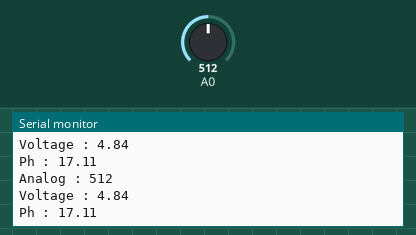
The sketch below on a simulated Arduino Uno, built with avr-gcc and run on an emulated ATmega328P. Shown: the last lines printed to the serial monitor. Inputs (shaded band) come from the test bench; at power-on: A0 = 512.

Above: at 1.3 s.
1.4 s: A0 set to 716
At 1.83 s:
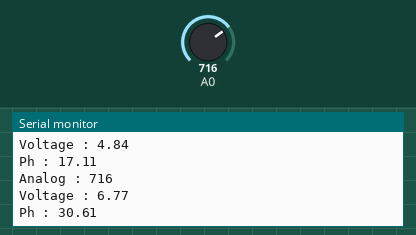
2.9 s: A0 set to 900
At 3.33 s:
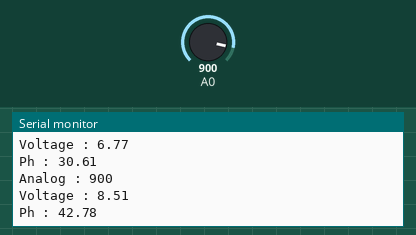
Timing chart, 0 to 5.9 s (numbered marks = the images above; inputs shaded):
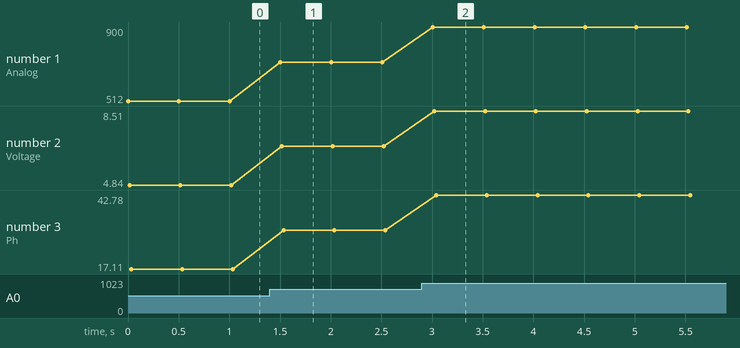

Measured:
- after the input at 1.4 s, the serial monitor: prints a new line after 0.10 s (image 1)
- after the input at 2.9 s, the serial monitor: prints a new line after 0.11 s (image 2)
- plotted number 1: 512 → 716 after the input at 1.4 s, 716 → 900 after the input at 2.9 s
- plotted number 2: 4.84 → 6.77 after the input at 1.4 s, 6.77 → 8.51 after the input at 2.9 s
- plotted number 3: 17.11 → 30.61 after the input at 1.4 s, 30.61 → 42.78 after the input at 2.9 s

The sketch:

Sensor_PH.ino
```cpp
void setup() {
  Serial.begin(9600);
}

void loop() {
  int sensorValue = analogRead(A0);
  float voltage = sensorValue * (5.0 / 529.069767);
  float phFix = (7.0*voltage)-16.76;
  Serial.print("Analog : "); Serial.println(sensorValue);
  Serial.print("Voltage : "); Serial.println(voltage);
  Serial.print("Ph : "); Serial.println(phFix);
  delay(500);
}
```
